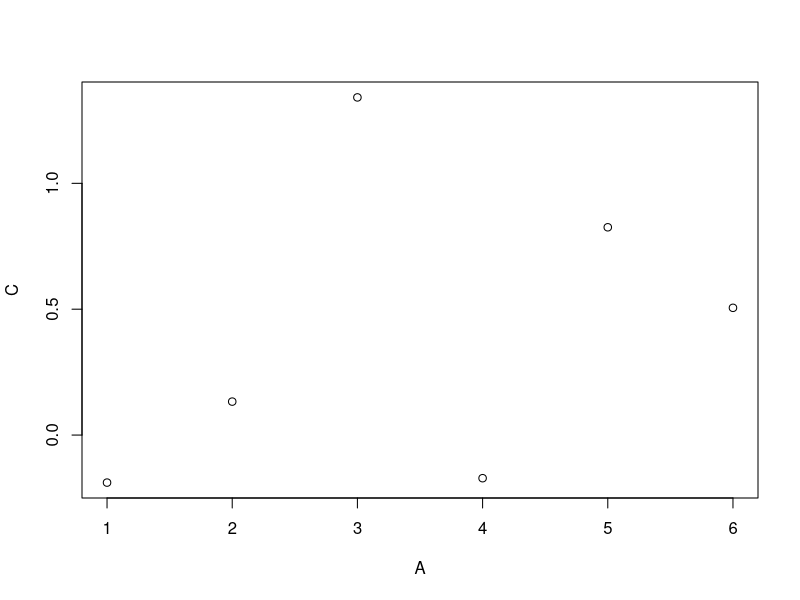
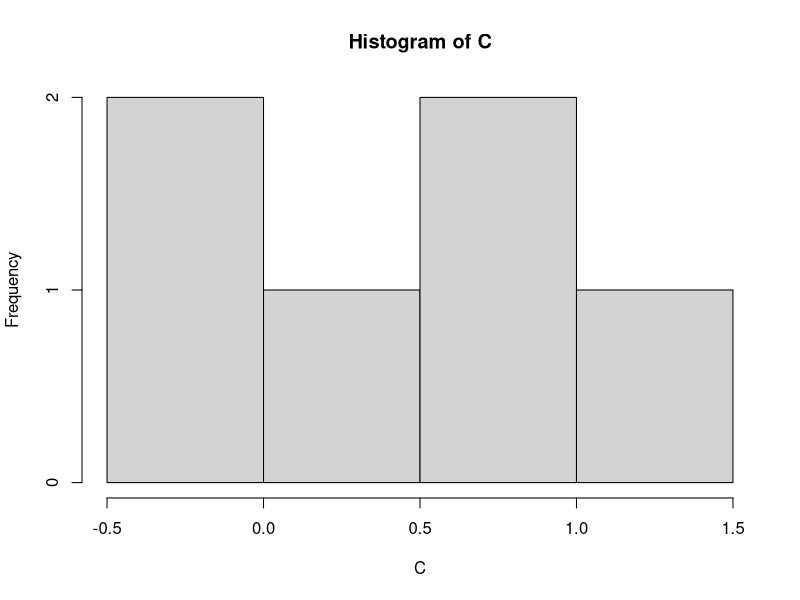

These charts were generated, in order, by the following R code:
# data analysis with data.table 
# -----------------------------
library(data.table)
# 3 features:
# - goals of DT: 1) reduce programming time & 2) reduce compute time
# - general form: DT[i, j, by] -> in SQL: DT[where, select, groupby]
# - data.table is a data.frame too (DT looks to see where it's called from & redirects to a DF for those packages thhat don't know DT)!

mtcarsDT<- data.table(mtcars)
mtcarsDT[mpg>20, 
         .(AvgHP=mean(hp), "MinWT(kg)"=min(wt*453.6)), 
         by=.(cyl, under5gears=gear<5) ]

# general form:
DT<- data.table(A=1:6, B=c("a","b","c"), C=rnorm(6), D=TRUE)

# i argument
# ---
# select rows by number in i..
DT[3:5,]
# ..or:
DT[3:5]
# selecting same row twice..
DT[c(2,2,3)]
# select 2nd to last row..
DT[2:.N]

# j argument
# ---
# select columns..
DT[,.(B, C)]
# computing on columns..
DT[,.(total=sum(A), avg=mean(C))]
# recycling in j (similar to mutate)..
DT[,.(B, C=sum(C))]
DT[,.(B,val=A*C)]
# throw anything in j..
DT[,plot(A,C)]
DT[, {
  print(A)
  hist(C)
  NULL
}]
# return a column as vector..
DT[,B]

# by argument
# ---
# doing j by group..
DT[, .(x1=sum(C), x2=mean(C)), by=.(B)]
# function calls in by..
DT[, .(x1=sum(C)), by=.(Grp=A%%2)]
# grouping only by subset..
DT[2:4, sum(C), by=A%%2]
# remember: no need to use .() if only 1 argument in i & j!

# some more basics..
# ---
DT<- data.table(iris)
# for each Species, compute mean of Sepal.Length..
DT[, mean(Sepal.Length), by=Species]
# compute mean Sepal.Length, grouping by first letter of Species..
DT[, mean(Sepal.Length), by=substr(Species,1,1)]
# group the specimens by Sepal area (to the nearest 10 cm2) and count how many occur in each group..
DT[, .N, by = 10 * round(Sepal.Length * Sepal.Width / 10)]
# name the output columns `Area` and `Count`..
DT[, .(Count=.N), by = .(Area=10 * round(Sepal.Length * Sepal.Width / 10))]
# return multiple numbers in j..
DT<- data.table(A = rep(letters[2:1], each = 4L), 
                B = rep(1:4, each = 2L), 
                C = sample(8))
# new data.table DT2
DT2<- DT[,.(C=cumsum(C)),by=.(A, B)]
# last two values from C while you group by A..
DT2[,.(C=tail(C,2)),by=A]





